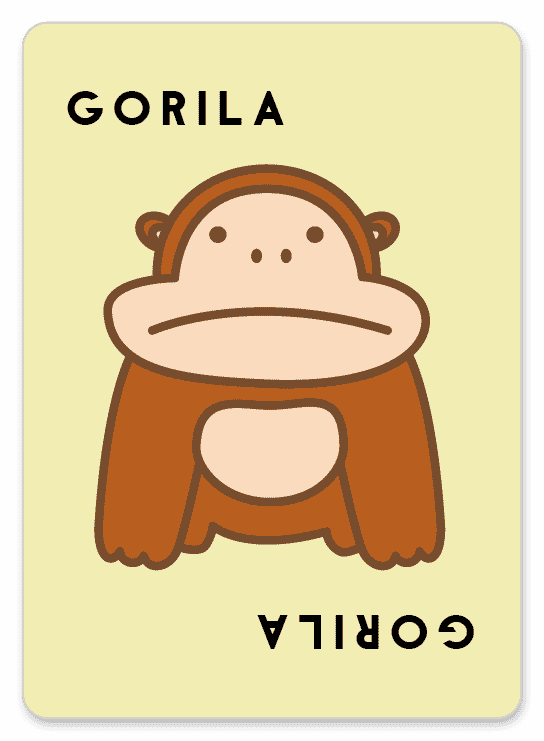
#> input picture taco-reels/assets/cartas/frente_11.png, 544 x 741 px
$ python -i taco.py   (imports and definitions only)
#> lines starting #> are read from the running program, lines starting #| are printed output that depends on the picture; after the words box and inside, x2 and y2 are one past the last pixel; in counts of white or black regions, pixels touching at a corner belong together
### comum/motor.py
"""Peças comuns dos Reels novos (tipos-reels, quiz-reels, byebye-reels): animação, textos, legendas,
linha do tempo da narração e render (PIL → ffmpeg)."""
import json
import math
import os
import subprocess
from functools import lru_cache
from multiprocessing import Pool

from PIL import Image, ImageDraw, ImageFilter, ImageFont

REPO = os.path.dirname(os.path.dirname(os.path.abspath(__file__)))
HOBBY = os.path.join(REPO, "hobby-reels", "assets")
FN = os.path.join(HOBBY, "fonts")
EMOJI = "/usr/share/fonts/truetype/noto/NotoColorEmoji.ttf"
LOGO = os.path.join(HOBBY, "logo_suavez.png")
W, H, FPS = 1080, 1920, 30
WHITE = (255, 255, 255)


# ---------------------------------------------------------------- tempo
def seg(t, a, b):
    return min(1.0, max(0.0, (t - a) / (b - a)))


def ease(u):
    return u * u * (3 - 2 * u)


def out_back(u, s=1.6):
    u -= 1
    return u * u * ((s + 1) * u + s) + 1


def lerp(a, b, u):
    return a + (b - a) * u


def pop(t, t0, d=0.35):
    u = seg(t, t0, t0 + d)
    return max(0.0, out_back(u)) if u < 1 else 1.0


# [9 lines left out: function quica, not called in this run]


# ---------------------------------------------------------------- imagens e textos
@lru_cache(None)
def font(n, s):
    return ImageFont.truetype(os.path.join(FN, n), int(s))


# [150 lines left out: functions emoji, caixa_original, caixa, logo_card, cola, sombra and 6 more, not called in this run]


class Linha:
    """Linha do tempo da narração (narracao/timeline.json): converte o tempo do vídeo final ↔ tempo original."""

    def __init__(self, path):
#> further down, picture is the input picture: PIL image 544x741 P; mean R, G, B, A 213.9, 196.2, 151.9, 222.8
        self.tl = json.load(open(path, encoding="utf-8")) if os.path.exists(path) else None

    # [16 lines left out: functions to_orig, warp, not called in this run]


# ---------------------------------------------------------------- render
def ffmpeg():
    import imageio_ffmpeg
    return imageio_ffmpeg.get_ffmpeg_exe()


# [32 lines left out: functions encode, previa_720p, not called in this run]


def loudness(src, dst, ganho_db=1.6):
    subprocess.run([ffmpeg(), "-y", "-loglevel", "error", "-i", src, "-c:v", "copy", "-af",
                    f"volume={ganho_db}dB,alimiter=limit=0.89", "-c:a", "aac", "-b:a", "192k", dst], check=True)


# [7 lines left out: function folha, not called in this run]

### taco-reels/taco.py
#!/usr/bin/env python3
"""Reels "COMO SE JOGA TACO GATO CABRA QUEIJO PIZZA" em DESENHO DE LÁPIS DE COR (pedido dele em 26/out/2026, com a
referência do elefante × gato rabiscados). Tudo desenhado a partir das cartas OFICIAIS da PaperGames (lapis.py): papel
creme, contorno preto tremido, hachura de lápis, letra à mão, setinhas. O desenho "treme" 12 vezes por segundo (boil:
3 versões de cada desenho, trocando a cada 2 quadros a 24 fps), como animação feita à mão.

Cenas (roteiro de 9 falas aprovado, na ordem de uma partida):
 1 gancho (as 5 palavras se escrevendo, cada uma com a sua carta) · 2 preparação (baralho distribuído em 4 montes
 virados) · 3 a vez (as cartas caem no monte e cada jogador fala a próxima palavra) · 4 bateu! (GATO + carta do gato:
 4 mãos batendo, a última leva a pilha) · 5 especiais (gorila / narval / marmota com o gesto) · 6 erros (a pilha é sua)
 · 7 vitória + "comenta" · 8 tela final (caixa oficial em lápis).
A caixa deles NÃO tem a Capivara (a cena foi tirada em 26/out). Letras: Patrick Hand com tremido letra a letra, grão de
lápis e um "apagado" de papel em volta (`letra`), pedido dele: "feito à mão, mas que dê pra ler".

    python3 taco.py --frame 2 9 16 ...   # out/frames_taco.jpg
    python3 taco.py                      # out/taco_previa.mp4 (sem voz, legenda do roteiro)
"""
import argparse
import math
import os
import zlib
import sys
from functools import lru_cache

import cv2
import numpy as np
from PIL import Image, ImageDraw

ROOT = os.path.dirname(os.path.abspath(__file__))
REPO = os.path.dirname(ROOT)
sys.path.insert(0, os.path.join(REPO, "comum"))
import motor  # noqa: E402
from motor import seg, ease, out_back, logo_card, folha  # noqa: E402
import som  # noqa: E402
from lapis import carta, desenho, lapis, fonte, rabisco, contornos, PAPEL, GRAFITE  # noqa: E402

W, H, FPS = 1080, 1920, 24
motor.FPS = FPS  # o encode do motor usa o FPS do módulo
ASSETS = os.path.join(ROOT, "assets")
OUT = os.path.join(ROOT, "out")
VERMELHO, AZUL, VERDE = (200, 52, 40), (40, 90, 170), (40, 140, 80)
CARTAS = {"gorila": "frente_11.png", "taco": "frente_15.png", "gato": "frente_16.png", "narval": "frente_25.png",
          "cabra": "frente_28.png", "queijo": "frente_39.png", "marmota": "frente_49.png", "pizza": "frente_56.png"}
PALAVRAS = ["taco", "gato", "cabra", "queijo", "pizza"]
# roteiro (falas) e duração de cada cena na prévia; com a narração, cada cena estica/encolhe para caber a fala
ROTEIRO = [
    "Esse jogo tem só 5 palavras... e mesmo assim todo mundo erra!",
    "Embaralha e divide todas as cartas. Cada um fica com seu monte virado pra baixo, sem olhar.",
    "Na sua vez, você vira uma carta no meio e fala a próxima palavra: taco, gato, cabra, queijo, pizza... e começa de novo.",
    "Se a carta for igual à palavra que você falou, todo mundo bate a mão no monte! O último a bater leva a pilha inteira.",
    "Tem as especiais! Gorila: bate no peito. Narval: faz um chifre com as mãos. Marmota: bate as duas mãos na mesa. E só depois bate no monte.",
    "Errou o gesto? Bateu sem precisar? Hesitou? A pilha é sua!",
    "Ganha quem acabar as cartas e for o primeiro a bater na próxima. Comenta aqui: qual palavra você sempre erra?",
    "Taco Gato Cabra Queijo Pizza, de 2 a 8 jogadores. Aluga na Sua Vez, o link tá na bio!",
]
DURS = [5.2, 6.4, 9.0, 8.0, 12.6, 7.0, 7.8, 6.0]
INICIO = [sum(DURS[:k]) for k in range(len(DURS))]
DUR = sum(DURS)
TL = motor.Linha(os.path.join(ROOT, "narracao", "timeline.json"))
SUBS = [tuple(x) for x in TL.tl["legendas"]] if TL.tl else []
CENTRO = (540, 1000)
# os 4 jogadores em volta do monte (montes virados) e de onde vem a mão de cada um
LUGARES = [(220, 1330), (860, 1330), (860, 640), (220, 640)]


# [4 lines left out: function semente, not called in this run]


# ---------------------------------------------------------------- sprites em lápis (cache por processo)
@lru_cache(None)
def spr_carta(nome, w, s):
    return carta(CARTAS[nome], w, nome.upper(), s)


# [48 lines left out: functions spr_verso, spr_arte, spr_mao, not called in this run]


def sem_fundo(im):
    """Tira o fundo branco (ou transparente) ligado aos cantos e corta no que sobrou."""
    a = np.asarray(im.convert("RGBA")).copy()
    claro = ((a[..., :3].astype(int).min(2) > 235) | (a[..., 3] < 40)).astype(np.uint8)
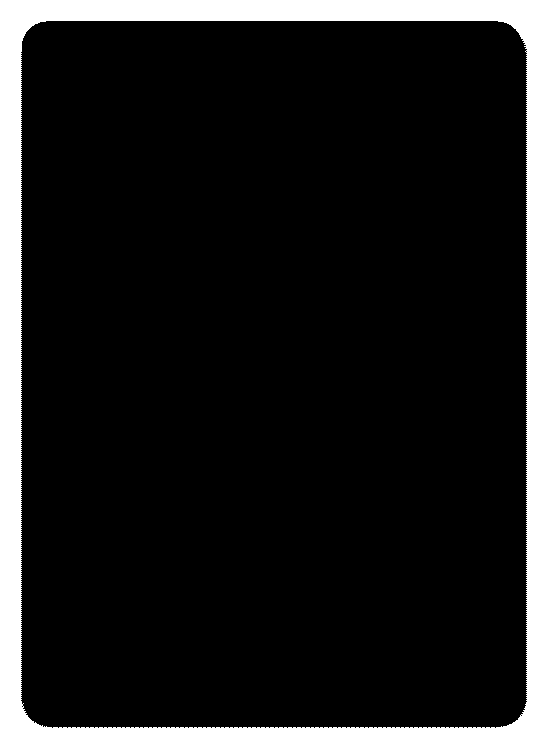
#> claro: shape (741, 544); values 0 (black) and 1 (white), 11.7% white; 1 white region, box (x1, y1, x2, y2) and area: (0, 0, 544, 741) 47249
    hh, ww = claro.shape
#> hh = 741; ww = 544
    mask = np.zeros((hh + 2, ww + 2), np.uint8)
    for p in [(0, 0), (ww - 1, 0), (0, hh - 1), (ww - 1, hh - 1)]:
        if claro[p[1], p[0]] == 1:
            cv2.floodFill(claro, mask, p, 2)
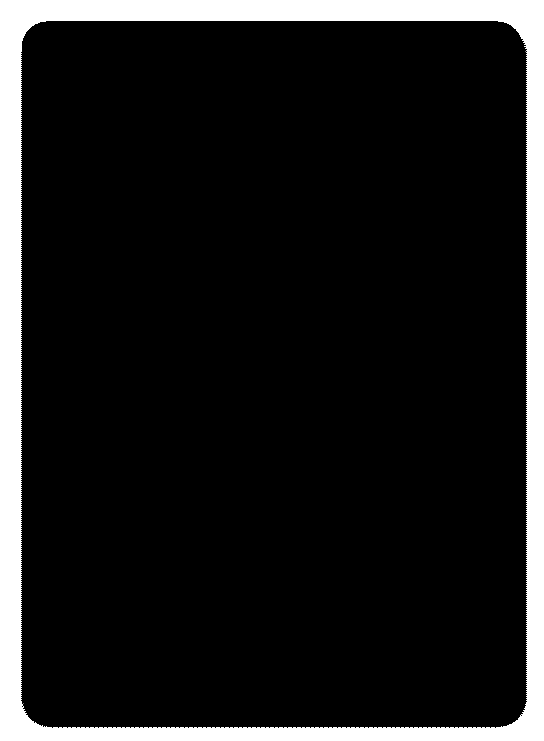
#> claro: shape (741, 544); 11.72% of pixels changed, all inside (x1, y1, x2, y2) = (0, 0, 544, 741); drawn with min black and max white
    a[..., 3] = np.where(claro == 2, 0, a[..., 3])
    im = Image.fromarray(a)
    return im.crop(im.getbbox())
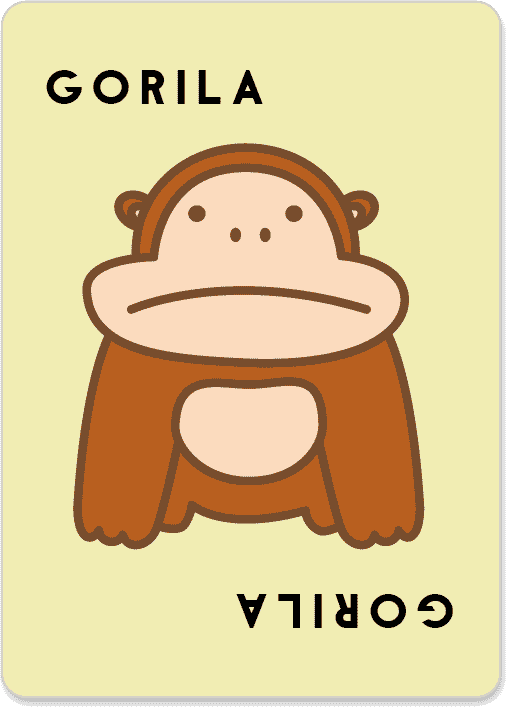
#> returned value: PIL image 506x707 RGBA; mean R, G, B, A 220.8, 200.9, 151, 250.4; transparent parts drawn white


# [205 lines left out: functions spr_img, papel, cola, letra, escreve, seta and 6 more, not called in this run]


# sequência da cena 3: (jogador, palavra falada, carta que cai) — nunca bate (carta ≠ palavra)
SEQ3 = [(0, "taco", "pizza"), (1, "gato", "cabra"), (2, "cabra", "taco"), (3, "queijo", "gato"), (0, "pizza", "queijo")]


# [86 lines left out: functions pilha, joga, cena3, cena4, not called in this run]


ESPECIAIS = [("gorila", "mãos no peito!"), ("narval", "mãos na cabeça!"), ("marmota", "mãos na mesa!")]
ESPECIAIS_INTRO, ESPECIAIS_BLOCO = 2.4, 3.4  # 2,4 + 3 x 3,4 = DURS[4]; narracao.py usa os mesmos números


# [37 lines left out: function cena5, not called in this run]


ERROS = ["errou o gesto?", "bateu sem precisar?", "hesitou?"]


# [50 lines left out: functions cena7, cena8, cena9, not called in this run]


CENAS = [None, cena2, cena3, cena4, cena5, cena7, cena8, cena9]


# ---------------------------------------------------------------- legenda da prévia (roteiro)
# [33 lines left out: functions quebra, legenda_previa, caixa_legenda, legenda_voz, not called in this run]


_TN = [None]  # tempo do vídeo final: o "tremido" do desenho segue esse tempo (12 por segundo) mesmo com a cena esticada


# [105 lines left out: functions frame, render_frame, cues, final_loudness, chat, main, not called in this run]


# [2 lines not run here, left out]

>>> from PIL import Image
>>> picture = Image.open('assets/cartas/frente_11.png')
>>> result = sem_fundo(picture)
